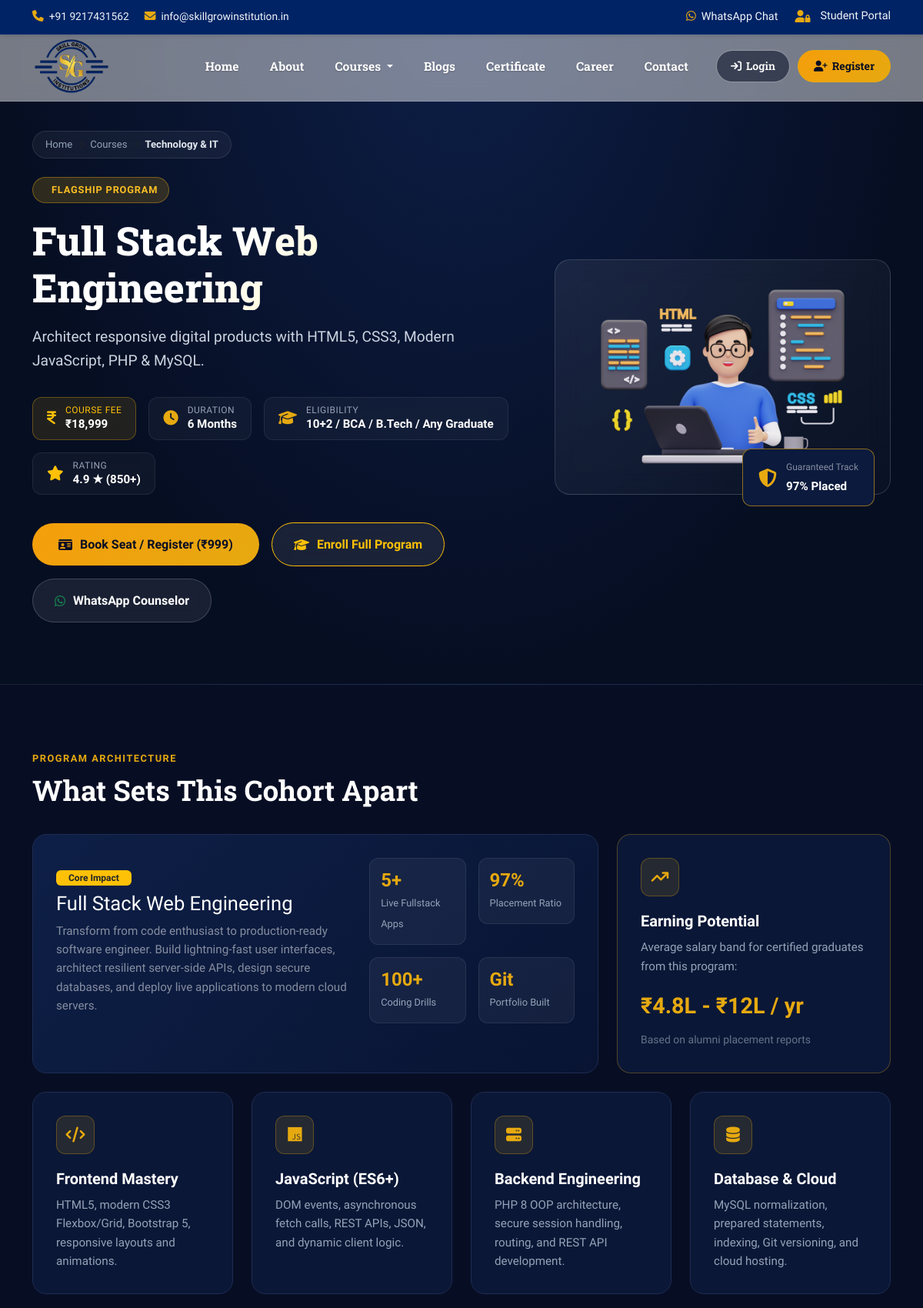
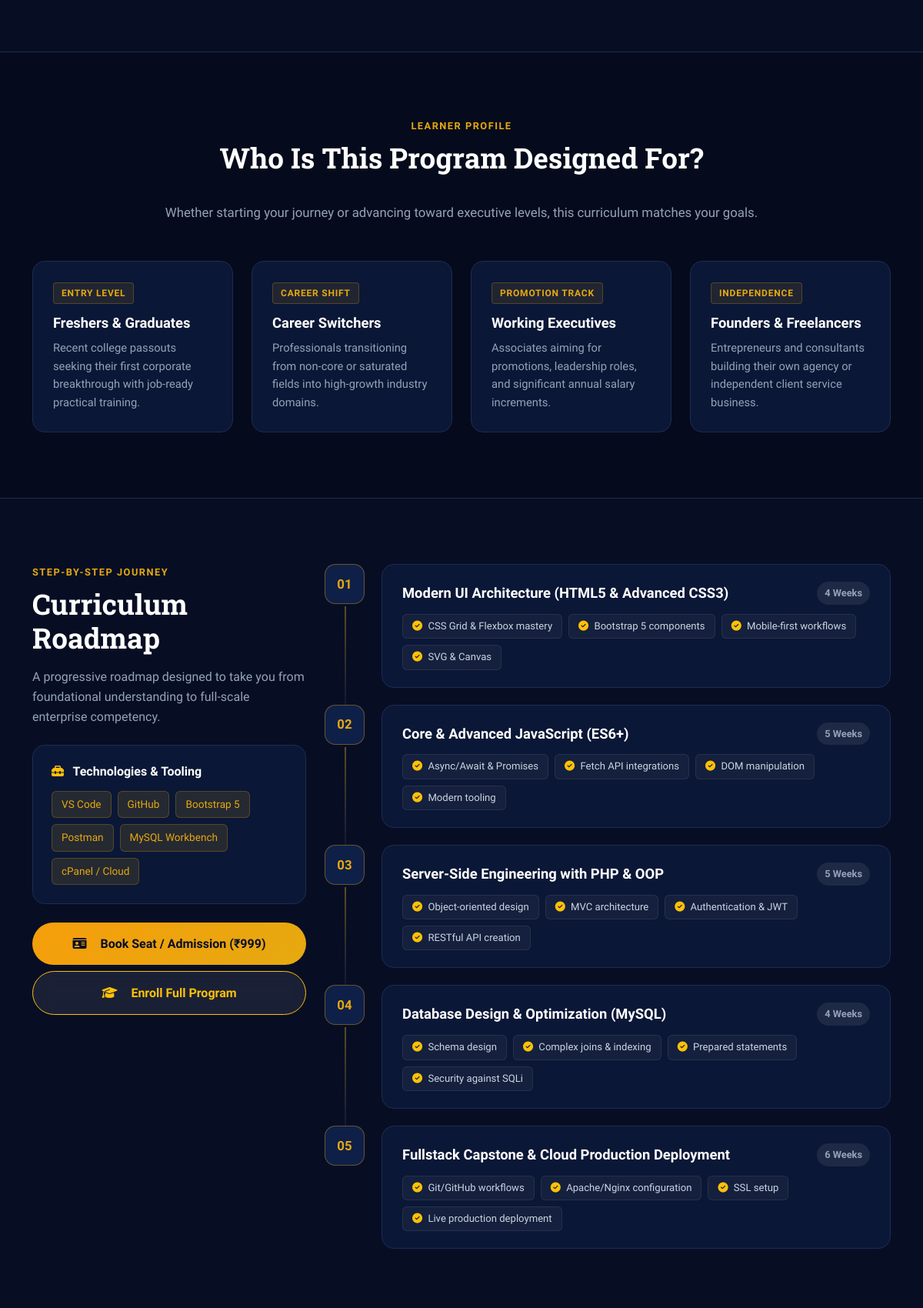
The page /course-detail.php (upper part) on the database its author committed (2 pictures, top to bottom).
### tables this page shows
CREATE TABLE `system_settings` (
  `id` int NOT NULL DEFAULT '1',
  `smtp_host` varchar(150) DEFAULT 'smtp.gmail.com',
  `smtp_port` int DEFAULT '587',
  `smtp_user` varchar(150) DEFAULT '',
  `smtp_pass` varchar(255) DEFAULT '',
  `smtp_encryption` enum('tls','ssl','none') DEFAULT 'tls',
  `smtp_from_email` varchar(150) DEFAULT 'admissions@skillgrowinstitution.in',
  `smtp_from_name` varchar(150) DEFAULT 'Skill Grow Institution',
  `smtp_mode` enum('test','live') DEFAULT 'test',
  `razorpay_key_id` varchar(150) DEFAULT '',
  `razorpay_key_secret` varchar(150) DEFAULT '',
  `razorpay_mode` enum('test','live') DEFAULT 'test',
  `razorpay_status` enum('active','inactive') DEFAULT 'active',
  `admission_fee` decimal(10,2) DEFAULT '999.00',
  `updated_at` timestamp NULL DEFAULT CURRENT_TIMESTAMP ON UPDATE CURRENT_TIMESTAMP,
  `site_title` varchar(150) DEFAULT 'Skill Grow Institution',
  `site_logo` varchar(255) DEFAULT 'assets/images/logo/logopng.png',
  `site_phone` varchar(30) DEFAULT '+91 9217431562',
  `site_whatsapp` varchar(30) DEFAULT '919217431562',
  `site_email` varchar(120) DEFAULT 'info@skillgrowinstitution.in',
  `site_address` varchar(255) DEFAULT 'Metro Plaza Meerut, 250002, India',
  `social_facebook` varchar(255) DEFAULT 'https://facebook.com',
  `social_twitter` varchar(255) DEFAULT 'https://twitter.com',
  `social_linkedin` varchar(255) DEFAULT 'https://linkedin.com',
  `social_instagram` varchar(255) DEFAULT 'https://instagram.com',
  `social_youtube` varchar(255) DEFAULT ''
);

CREATE TABLE `courses` (
  `id` int NOT NULL,
  `category_id` int DEFAULT NULL,
  `title` varchar(255) NOT NULL,
  `slug` varchar(255) NOT NULL,
  `tagline` varchar(255) DEFAULT NULL,
  `badge` varchar(100) DEFAULT 'Certificate Program',
  `image` varchar(255) DEFAULT 'assets/images/course/web-technology.webp',
  `rating` varchar(10) DEFAULT '4.9',
  `reviews` varchar(20) DEFAULT '350+',
  `duration` varchar(50) DEFAULT '6 Months',
  `effort` varchar(50) DEFAULT '10 hrs / week',
  `mode` varchar(100) DEFAULT 'Live & Hands-on',
  `fee` decimal(10,2) DEFAULT '14999.00',
  `eligibility` varchar(150) DEFAULT '10+2 / Any Graduate',
  `language` varchar(100) DEFAULT 'English & Hindi',
  `avg_salary` varchar(100) DEFAULT '?4.5L - ?9.5L / yr',
  `placement_rate` varchar(50) DEFAULT '95% Placed',
  `overview` longtext,
  `stats` json DEFAULT NULL,
  `pillars` json DEFAULT NULL,
  `curriculum` json DEFAULT NULL,
  `careers` json DEFAULT NULL,
  `tools` json DEFAULT NULL,
  `status` enum('active','inactive') DEFAULT 'active',
  `created_at` timestamp NULL DEFAULT CURRENT_TIMESTAMP,
  `updated_at` timestamp NULL DEFAULT CURRENT_TIMESTAMP ON UPDATE CURRENT_TIMESTAMP
);

CREATE TABLE `course_categories` (
  `id` int NOT NULL,
  `name` varchar(150) NOT NULL,
  `slug` varchar(150) NOT NULL,
  `icon` varchar(60) DEFAULT 'fa-graduation-cap',
  `status` enum('active','inactive') DEFAULT 'active',
  `created_at` timestamp NULL DEFAULT CURRENT_TIMESTAMP
);

### course-detail.php (the view, shortened to what the rows shown need)
<?php
require_once __DIR__ . '/admin/config/db.php';
require_once __DIR__ . '/includes/settings_helper.php';
$siteSettings = getGlobalSettings();
$admissionFee = (float)($siteSettings['admission_fee'] ?? 999.00);
$sysWhatsapp = $siteSettings['site_whatsapp'] ?: '919217431562';
$sysWhatsappNum = preg_replace('/[^0-9]/', '', $sysWhatsapp);
$slug = isset($_GET['course']) ? trim($_GET['course']) : 'web-technology';
$stmt = $pdo->prepare("
    SELECT c.*, cat.name AS category_name, cat.slug AS category_slug
    FROM courses c
    LEFT JOIN course_categories cat ON c.category_id = cat.id
    WHERE c.slug = :slug AND c.status = 'active'
    LIMIT 1
");
$stmt->execute(['slug' => $slug]);
$c = $stmt->fetch();
$c['stats']      = json_decode($c['stats'] ?? '[]', true) ?: [];
$c['pillars']    = json_decode($c['pillars'] ?? '[]', true) ?: [];
$c['curriculum'] = json_decode($c['curriculum'] ?? '[]', true) ?: [];
$c['careers']    = json_decode($c['careers'] ?? '[]', true) ?: [];
$c['tools']      = json_decode($c['tools'] ?? '[]', true) ?: [];
$c['category']   = $c['category_name'] ?: 'Executive Studies';
?>
<!DOCTYPE html>
<html lang="en">
<head>
  <link href="https://cdn.jsdelivr.net/npm/bootstrap@5.3.3/dist/css/bootstrap.min.css" rel="stylesheet">
  <link rel="stylesheet" href="https://cdnjs.cloudflare.com/ajax/libs/font-awesome/6.5.0/css/all.min.css" />
  <link rel="stylesheet" href="assets/css/style.css">
</head>
<body>
  <?php
if (session_status() === PHP_SESSION_NONE) { session_start(); } include 'header.php'; ?>
  <section class="neo-hero">
    <div class="container">
      <div class="row align-items-center g-5">
        <div class="col-lg-7">
          <div class="neo-breadcrumb">
            <a href="index.php">Home</a>
            <i class="fas fa-chevron-right text-muted" style="font-size: 0.7rem;"></i>
            <a href="explore-course.php">Courses</a>
            <i class="fas fa-chevron-right text-muted" style="font-size: 0.7rem;"></i>
            <span><?= htmlspecialchars($c['category']) ?></span>
          </div>
          <div>
            <span class="neo-badge-pill">
              <i class="fas fa-sparkles me-1"></i> <?= htmlspecialchars($c['badge']) ?>
            </span>
          </div>
          <h1><?= htmlspecialchars($c['title']) ?></h1>
          <p class="neo-tagline"><?= htmlspecialchars($c['tagline']) ?></p>
          <div class="neo-specs-strip">
            <div class="neo-chip" style="background: rgba(230,169,16,0.12); border-color: rgba(230,169,16,0.35);">
              <div>
                <p class="chip-label text-warning">Course Fee</p>
                <p class="chip-val text-white fw-bold">₹<?= number_format((float)($c['fee'] ?? 14999), 0) ?></p>
              </div>
            </div>
            <div class="neo-chip">
              <div>
                <p class="chip-label">Duration</p>
                <p class="chip-val"><?= htmlspecialchars($c['duration']) ?></p>
              </div>
            </div>
            <div class="neo-chip">
              <div>
                <p class="chip-label">Eligibility</p>
                <p class="chip-val"><?= htmlspecialchars($c['eligibility']) ?></p>
              </div>
            </div>
            <div class="neo-chip">
              <div>
                <p class="chip-label">Rating</p>
                <p class="chip-val"><?= htmlspecialchars($c['rating']) ?> ★ (<?= htmlspecialchars($c['reviews']) ?>)</p>
              </div>
            </div>
          </div>
          <div class="neo-actions">
            <a href="register.php?course=<?= urlencode($c['slug']) ?>" class="btn-neo-gold">
              <i class="fas fa-id-card"></i> Book Seat / Register (₹<?= number_format($admissionFee, 0) ?>)
            </a>
            <a href="enrollnow.php?course=<?= urlencode($c['slug']) ?>" class="btn-neo-glass text-warning border-warning">
              <i class="fas fa-graduation-cap"></i> Enroll Full Program
            </a>
            <a href="https://wa.me/<?= htmlspecialchars($sysWhatsappNum) ?>?text=Hello%20SG%20Skill,%20I%20want%20details%20about%20<?= urlencode($c['title']) ?>" target="_blank" class="btn-neo-glass">
              <i class="fab fa-whatsapp text-success"></i> WhatsApp Counselor
            </a>
          </div>
        </div>
        <div class="col-lg-5">
          <div class="neo-visual-card">
            <img src="<?= htmlspecialchars($c['image']) ?>" alt="<?= htmlspecialchars($c['title']) ?>">
            <div class="neo-floating-stat">
              <i class="fas fa-shield-halved"></i>
              <div>
                <small class="text-white-50 d-block" style="font-size: 0.75rem;">Guaranteed Track</small>
                <strong style="color: #ffffff; font-size: 0.95rem;"><?= htmlspecialchars($c['placement_rate']) ?></strong>
              </div>
            </div>
          </div>
        </div>
      </div>
    </div>
  </section>
  <section class="neo-section">
    <div class="container">
      <h2 class="section-headline">What Sets This Cohort Apart</h2>
      <div class="row g-4">
        <div class="col-lg-8">
          <div class="bento-card" style="background: linear-gradient(135deg, #0e1f47 0%, #081432 100%);">
            <div class="row g-4 align-items-center">
              <div class="col-md-7">
                <span class="badge bg-warning text-dark mb-2 px-3 py-1 font-weight-bold">Core Impact</span>
                <h3 class="text-white font-weight-bold" style="font-size: 1.6rem;"><?= htmlspecialchars($c['title']) ?></h3>
                <p class="text-white-50 mt-2" style="font-size: 0.95rem;">
                  <?= htmlspecialchars($c['overview']) ?>
                </p>
              </div>
            </div>
          </div>
        </div>
        <div class="col-lg-4">
          <div class="bento-card" style="border-color: rgba(230, 169, 16, 0.3);">
            <div class="bento-icon">
              <i class="fas fa-arrow-trend-up"></i>
            </div>
            <h4>Earning Potential</h4>
            <p>Average salary band for certified graduates from this program:</p>
            <div style="font-size: 1.8rem; font-weight: 800; color: var(--brand-primary); margin: 15px 0 5px;">
              <?= htmlspecialchars($c['avg_salary']) ?>
            </div>
            <small style="color: #64748b;">Based on alumni placement reports</small>
          </div>
        </div>
      </div>
    </div>
  </section>
  <section class="neo-section" style="background: #050b1c; border-top: 1px solid var(--brand-border); border-bottom: 1px solid var(--brand-border);">
    <div class="container">
      <div class="text-center max-w-700 mx-auto mb-5">
        <h2 class="section-headline">Who Is This Program Designed For?</h2>
      </div>
    </div>
  </section>
  <section class="neo-section">
    <div class="container">
      <div class="row position-relative">
        <div class="col-lg-4">
          <div class="sticky-roadmap-sidebar">
            <h2 class="section-headline mb-3">Curriculum Roadmap</h2>
            <div class="mt-4 d-grid gap-2">
              <a href="register.php?course=<?= urlencode($c['slug']) ?>" class="btn-neo-gold w-100 justify-content-center">
                <i class="fas fa-id-card me-2"></i> Book Seat / Admission (₹<?= number_format($admissionFee, 0) ?>)
              </a>
              <a href="enrollnow.php?course=<?= urlencode($c['slug']) ?>" class="btn-neo-glass w-100 justify-content-center text-warning border-warning">
                <i class="fas fa-graduation-cap me-2"></i> Enroll Full Program
              </a>
            </div>
          </div>
        </div>
      </div>
    </div>
  </section>
</body>
</html>

### header.php (shortened to what the rows shown need)
<?php
require_once __DIR__ . '/includes/settings_helper.php';
$hdrSettings = getGlobalSettings();
?>
<div class="topbar">
  <div class="container">
    <div class="row align-items-center">
      <div class="col-md-6 col-7">
        <div class="topbar-contact">
          <a href="tel:<?= htmlspecialchars($hdrSettings['site_phone']) ?>"><i class="fas fa-phone"></i> <span><?= htmlspecialchars($hdrSettings['site_phone']) ?></span></a>
          <a href="mailto:<?= htmlspecialchars($hdrSettings['site_email']) ?>" class="d-none d-sm-inline-flex"><i class="fas fa-envelope"></i> <span><?= htmlspecialchars($hdrSettings['site_email']) ?></span></a>
        </div>
      </div>
    </div>
  </div>
</div>
<nav class="navbar navbar-expand-lg">
  <div class="container">
    <a class="navbar-brand" href="index.php">
      <img src="<?= htmlspecialchars($hdrSettings['site_logo']) ?>" alt="<?= htmlspecialchars($hdrSettings['site_title']) ?>" onerror="this.src='assets/images/logo/logopng.png'">
    </a>
  </div>
</nav>

### rows shown on the page
system_settings: site_phone "+91 9217431562", site_email "info@skillgrowinstitution.in", site_logo (picture), admission_fee "999"
courses: category.name "Technology & IT", badge "FLAGSHIP PROGRAM", title "Full Stack Web Engineering", tagline "Architect responsive digital products with HTML5, CSS3, Modern JavaScript, PHP & MySQL.", fee "18,999", duration "6 Months", eligibility "10+2 / BCA / B.Tech / Any Graduate", rating "4.9", reviews "850+", image (picture), placement_rate "97% Placed", overview "Transform from code enthusiast to production-ready software engineer. Build lightning-fast user interfaces, architect resilient server-side APIs, design secure databases, and deploy live applications to modern cloud servers.", avg_salary "₹4.8L - ₹12L / yr"

### other values the page prints
$st['val'] "5+"
$st['label'] "Live Fullstack Apps"
$st['val'] "97%"
$st['label'] "Placement Ratio"
$st['val'] "100+"
$st['label'] "Coding Drills"
$st['val'] "Git"
$st['label'] "Portfolio Built"
$pillar['title'] "Frontend Mastery"
$pillar['desc'] "HTML5, modern CSS3 Flexbox/Grid, Bootstrap 5, responsive layouts and animations."
$pillar['title'] "JavaScript (ES6+)"
$pillar['desc'] "DOM events, asynchronous fetch calls, REST APIs, JSON, and dynamic client logic."
$pillar['title'] "Backend Engineering"
$pillar['desc'] "PHP 8 OOP architecture, secure session handling, routing, and REST API development."
$pillar['title'] "Database & Cloud"
